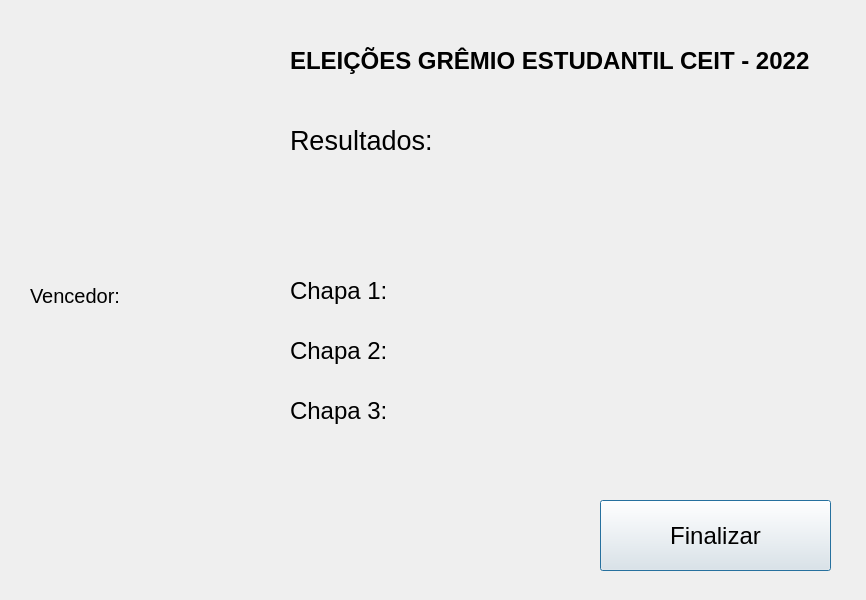
<?xml version="1.0" encoding="UTF-8"?>
<ui version="4.0">
 <class>Dialog</class>
 <widget class="QDialog" name="Dialog">
  <property name="geometry">
   <rect>
    <x>0</x>
    <y>0</y>
    <width>866</width>
    <height>600</height>
   </rect>
  </property>
  <property name="font">
   <font>
    <pointsize>8</pointsize>
   </font>
  </property>
  <property name="windowTitle">
   <string>URNA CEIT</string>
  </property>
  <property name="windowIcon">
   <iconset>
    <normaloff>Logo CEIT.png</normaloff>Logo CEIT.png</iconset>
  </property>
  <widget class="QLabel" name="titulo">
   <property name="geometry">
    <rect>
     <x>290</x>
     <y>30</y>
     <width>541</width>
     <height>61</height>
    </rect>
   </property>
   <property name="font">
    <font>
     <pointsize>18</pointsize>
     <weight>75</weight>
     <bold>true</bold>
    </font>
   </property>
   <property name="text">
    <string>ELEIÇÕES GRÊMIO ESTUDANTIL CEIT - 2022</string>
   </property>
  </widget>
  <widget class="QLabel" name="label">
   <property name="geometry">
    <rect>
     <x>290</x>
     <y>110</y>
     <width>541</width>
     <height>61</height>
    </rect>
   </property>
   <property name="font">
    <font>
     <pointsize>20</pointsize>
     <weight>50</weight>
     <italic>false</italic>
     <bold>false</bold>
    </font>
   </property>
   <property name="text">
    <string>Resultados:</string>
   </property>
  </widget>
  <widget class="QPushButton" name="btn_finalizar">
   <property name="geometry">
    <rect>
     <x>600</x>
     <y>500</y>
     <width>231</width>
     <height>71</height>
    </rect>
   </property>
   <property name="font">
    <font>
     <pointsize>18</pointsize>
    </font>
   </property>
   <property name="text">
    <string>Finalizar</string>
   </property>
  </widget>
  <widget class="QLabel" name="logo">
   <property name="geometry">
    <rect>
     <x>10</x>
     <y>0</y>
     <width>230</width>
     <height>230</height>
    </rect>
   </property>
   <property name="text">
    <string/>
   </property>
   <property name="pixmap">
    <pixmap>Logo CEIT.png</pixmap>
   </property>
   <property name="scaledContents">
    <bool>true</bool>
   </property>
  </widget>
  <widget class="QLabel" name="lblChapa1">
   <property name="geometry">
    <rect>
     <x>290</x>
     <y>270</y>
     <width>371</width>
     <height>41</height>
    </rect>
   </property>
   <property name="font">
    <font>
     <pointsize>18</pointsize>
    </font>
   </property>
   <property name="text">
    <string>Chapa 1:</string>
   </property>
  </widget>
  <widget class="QLabel" name="lblChapa2">
   <property name="geometry">
    <rect>
     <x>290</x>
     <y>330</y>
     <width>371</width>
     <height>41</height>
    </rect>
   </property>
   <property name="font">
    <font>
     <pointsize>18</pointsize>
    </font>
   </property>
   <property name="text">
    <string>Chapa 2:</string>
   </property>
  </widget>
  <widget class="QLabel" name="lblChapa3">
   <property name="geometry">
    <rect>
     <x>290</x>
     <y>390</y>
     <width>371</width>
     <height>41</height>
    </rect>
   </property>
   <property name="font">
    <font>
     <pointsize>18</pointsize>
    </font>
   </property>
   <property name="text">
    <string>Chapa 3:</string>
   </property>
  </widget>
  <widget class="QLabel" name="lblVencedor">
   <property name="geometry">
    <rect>
     <x>30</x>
     <y>270</y>
     <width>181</width>
     <height>51</height>
    </rect>
   </property>
   <property name="font">
    <font>
     <pointsize>15</pointsize>
    </font>
   </property>
   <property name="text">
    <string>Vencedor: </string>
   </property>
  </widget>
 </widget>
 <resources/>
 <connections/>
</ui>
